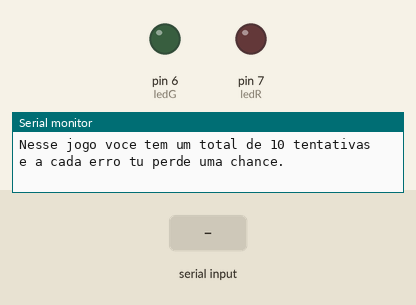
Recording of a sketch running on a simulated Arduino Uno, built with avr-gcc and run on an emulated ATmega328P. Shown: output pins drawn as LEDs (lit = HIGH), the last lines printed to the serial monitor. The inputs (shaded band) are chosen by the test bench.

Above: at 1.3 s.
1.4 s: "90,45\n" received over Serial
At 2.7 s:
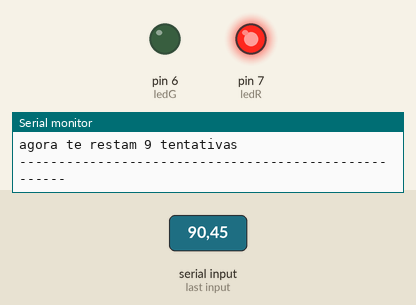
4.4 s: "30,150\n" received over Serial
At 7.2 s:
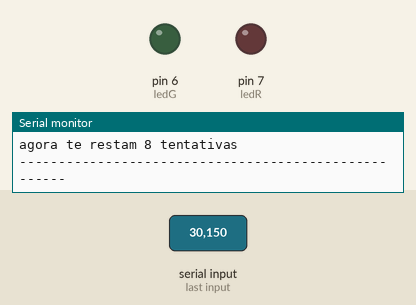
7.4 s: "90\n" received over Serial
At 9.4 s:
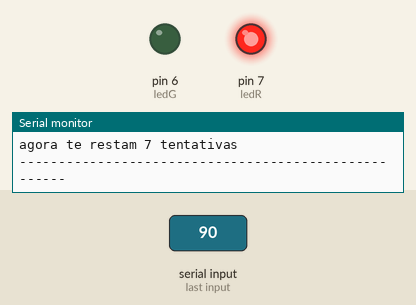
Timing chart, 0 to 11.1 s (numbered marks = the images above; inputs shaded):
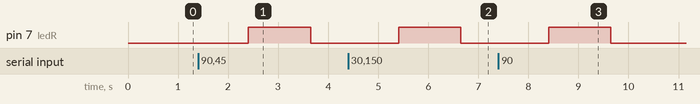

The sketch:

1va_sistemas_Victoria_2021.2.ino
```cpp
#define ledR 7
#define ledG 6

int numeroCorreto = 28;
int input;
int tentativasRestante = 10;
bool perdeuJogo = false;
void setup(){
  pinMode(ledR,OUTPUT);
  pinMode(ledG,OUTPUT);

  Serial.begin(9600);
  Serial.println("Oi, estranho! Que tal voce tentar se divertir tentando acertar a data do meu aniversario?");
  Serial.println("Nesse jogo voce tem um total de 10 tentativas e a cada erro tu perde uma chance.");
}


void loop(){
  if(Serial.available())
  {
    if (!perdeuJogo){
      tentativasRestante = tentativasRestante - 1;

      input = Serial.readString().toInt();
      Serial.print("Esse foi o numero que tu escolheu: ");
      Serial.println(input);

      if(input == numeroCorreto){
        digitalWrite(ledG,1);
        Serial.println("Uhuhuhu! Isso mesmo pow!! Tu acertaste :) ");
        Serial.println("-----------------------------------------------------");

        delay(100);

      }else if(input < numeroCorreto ){
        digitalWrite(ledR,1);
        Serial.println("Eita! O numero que tu escolheu eh menor do que o escolhido.");
        Serial.print("agora te restam ");
        Serial.print(tentativasRestante);
        Serial.println(" tentativas.");
        Serial.println("------------------------------------------------------");
        delay(100);


      }else if(input > numeroCorreto){
        digitalWrite(ledR,1);
        Serial.println("Calma la pequeno gafanhoto,o numero que tu escolheu eh maior do que o escolhido.");
        Serial.print("agora te restam ");
        Serial.print(tentativasRestante);
        Serial.println(" tentativas");
        Serial.println("-----------------------------------------------------");
        delay(100);

      }

      delay(1000);


      if (tentativasRestante==0 && input != numeroCorreto){
        digitalWrite(ledR,1);
        Serial.println("Amigo(a),voce perdeu todas as tentativas de acertar o numero correto.");
        Serial.print("O numero escolhido era 28 ");
        Serial.println("Desanima nao. Que pelo menos isso te serviu de aprendizado!");
        perdeuJogo = true;
      }
    }


    }else{
    digitalWrite(ledR,0);
    digitalWrite(ledG,0);

  }
}
```

Measured:
- after the input at 1.4 s, pin 7 (ledR): LOW → HIGH after 1.0 s, → LOW 1.2 s later
- after the input at 4.4 s, pin 7 (ledR): LOW → HIGH after 1.0 s, → LOW 1.2 s later
- after the input at 7.4 s, pin 7 (ledR): LOW → HIGH after 1.0 s, → LOW 1.2 s later
